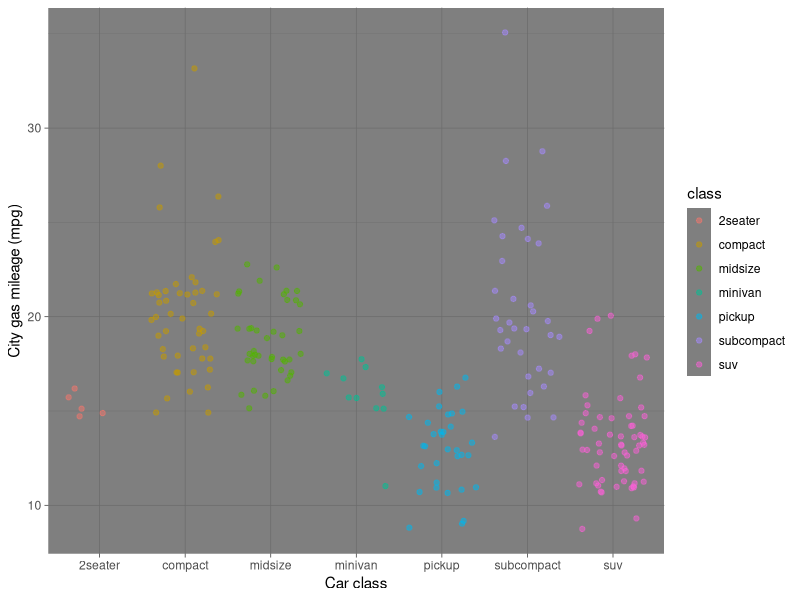

Source code (R):
## ---- chunk 1
knitr::opts_chunk$set(echo = TRUE)
## ---- chunk 2
library(tidyverse)
## ---- chunk 3

ggplot(data = mpg, aes(x = class, y = cty)) +
	geom_jitter(aes(color = class), alpha = 0.5) +
	labs(x = "Car class", y = "City gas mileage (mpg)")+
  theme_dark()


